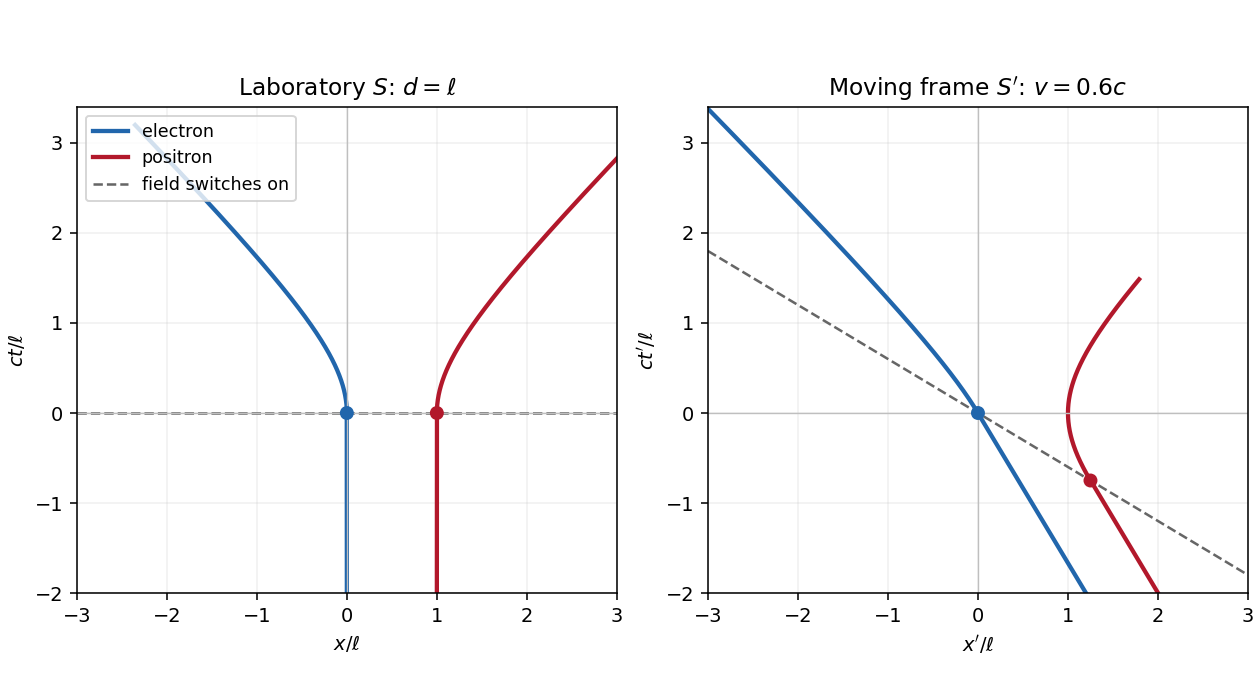

Here is the Python script that generated this plot:
"""Original accelerated-pair worldlines; tested with Python 3.14, NumPy 2.3.5, Matplotlib 3.10.7."""
from pathlib import Path
import matplotlib
matplotlib.use('Agg')
import matplotlib.pyplot as plt
import numpy as np

# Dimensionless units c = ell = 1; d = ell. Both branches include their inertial past.
t = np.linspace(-2, 3.2, 1400)
d, beta = 1.0, 0.6
gamma = 1 / np.sqrt(1 - beta**2)
f = np.sqrt(1 + np.maximum(t, 0)**2) - 1
xe, xp = -f, d + f
fig, axes = plt.subplots(1, 2, figsize=(9.0, 5.0), layout='constrained', facecolor='white')
for ax, moving in zip(axes, (False, True)):
    for x, colour, label in ((xe, '#2166ac', 'electron'), (xp, '#b2182b', 'positron')):
        xx, tt = (gamma*(x-beta*t), gamma*(t-beta*x)) if moving else (x, t)
        ax.plot(xx, tt, color=colour, lw=2.2, label=label)
    switch_x = np.array([0, d])
    sx, st = (gamma*switch_x, -gamma*beta*switch_x) if moving else (switch_x, np.zeros(2))
    ax.scatter(sx, st, c=['#2166ac', '#b2182b'], zorder=5, s=38)
    line_x = np.linspace(-3.0, 3.0, 100)
    ax.plot(line_x, -beta*line_x if moving else line_x*0, '--', color='0.4', lw=1.3, label='field switches on')
    ax.axvline(0, color='0.75', lw=0.7)
    ax.axhline(0, color='0.75', lw=0.7)
    ax.set(xlim=(-3, 3), ylim=(-2, 3.4), xlabel=(r"$x'/\ell$" if moving else r'$x/\ell$'), ylabel=(r"$ct'/\ell$" if moving else r'$ct/\ell$'))
    ax.set_aspect('equal', adjustable='box')
    ax.grid(alpha=0.18)
    ax.set_title(r"Moving frame $S'$: $v=0.6c$" if moving else r'Laboratory $S$: $d=\ell$')
axes[0].legend(loc='upper left', fontsize=9)
fig.savefig(Path.cwd() / Path(__file__).with_suffix('.png').name, dpi=140, facecolor='white', transparent=False)
